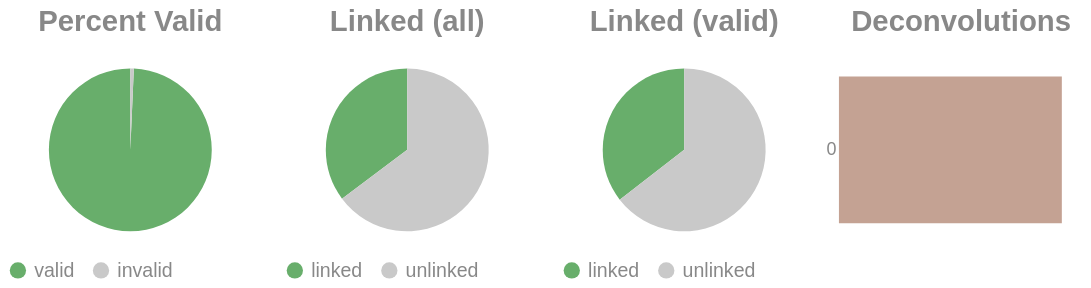

The notebook cell saved with this chart:
### Code cell
if SKIPLR:
    pass
else:
    clash = Counter()
    for i in valids['molecule'].to_list():
        _mol = i.split("-")
        if len(_mol) == 1:
            clash.update('0')
        else:
            clash.update(_mol[-1])

    _d = {"deconvolutions": [], 'count': []}
    for k,v in clash.items():
        _d['deconvolutions'].append(k)
        _d['count'].append(v)

    tot_valid = valids['reads'].sum()
    mask = valids['reads'] >= 2
    n_linked_reads = valids.filter(mask)['reads'].sum()
    if n_linked_reads == 0:
        print_html("No linked molecules (>=2 reads) were detected; skipping linked-only distributions.")
        SKIPLR = True
    else:
        perc_valid = round(tot_valid / n_reads, 4)
        linked_perc_abs = round(n_linked_reads / n_reads, 4)
        linked_perc = round(n_linked_reads / tot_valid, 4)

    _valid = pl.DataFrame({"valids": ['valid', 'invalid'], "count": [tot_valid, n_reads - tot_valid]})
    _linked_abs = pl.DataFrame({"linked (absolute)": ['linked', 'unlinked'], "count": [n_linked_reads, n_reads - n_linked_reads]})
    _linked_rel = pl.DataFrame({"linked (valids)": ['linked', 'unlinked'], "count": [n_linked_reads, tot_valid - n_linked_reads]})

    (
        alt.hconcat(
            piechart(_valid, goodval = 'valid', title = "Percent Valid"),
            piechart(_linked_abs, goodval = "linked", title =  "Linked (all)"),
            piechart(_linked_rel, goodval = "linked", title =  "Linked (valid)"),
            convolutionbar(pl.DataFrame(_d), title = "Deconvolutions"),
            center = True,
            bounds = 'flush'
        )
        .resolve_scale(color='independent')
        .resolve_legend('independent')
        .properties(usermeta={'embedOptions': {"actions": False}})
    ).display()

### Figure 1 — Vega-Lite specification as saved in the notebook (floating-point values rounded to 4 significant figures)
{"width": "container", "height": 400, "config": {"title": {"anchor": "start", "dy": -15, "fontSize": 18, "color": "#888888", "subtitleColor": "#888888", "subtitleFontSize": 14}, "arc": {"fill": "#0072B2"}, "axis": {"domainColor": "#888888", "domainWidth": 0.5, "gridWidth": 0.2, "grid": false, "titleFontWeight": 400, "titleFontSize": 15, "labelFontSize": 11, "labelColor": "#888888", "tickColor": "#888888", "tickWidth": 0.2, "titleColor": "#888888"}, "axisBand": {"grid": false}, "axisX": {"grid": true, "tickSize": 10, "domainCap": "round"}, "axisY": {"domain": false, "grid": true, "tickSize": 0, "domainCap": "round"}, "background": "transparent", "header": {"labelFontSize": 15, "labelColor": "#888888", "titleFontSize": 15, "titleFontWeight": 600, "titleColor": "#888888"}, "legend": {"labelFont": "sans-serif", "labelFontSize": 12, "labelColor": "#888888", "symbolSize": 100, "symbolType": "circle", "titleFontSize": 12, "titlePadding": 10, "titleColor": "#888888", "title": null}, "range": {"category": ["#E69F00", "#56B4E9", "#009E73", "#F0E442", "#0072B2", "#D55E00", "#CC79A7", "#000000"], "diverging": ["#cfe8f3", "#a2d4ec", "#73bfe2", "#46abdb", "#1696d2", "#12719e"]}, "area": {"fill": "#0072B2", "fillOpacity": 0.7, "line": true, "strokeOpacity": 0.7}, "line": {"color": "#0072B2", "stroke": "#0072B2", "strokeWidth": 2}, "trail": {"color": "#0072B2", "stroke": "#0072B2", "strokeWidth": 0, "size": 1}, "point": {"filled": true, "fillOpacity": 1.0, "size": 95}, "text": {"color": "#888888", "fontSize": 11, "align": "right", "fontWeight": 400, "size": 11}, "bar": {"fill": "#0072B2", "stroke": null}, "view": {"stroke": null, "continuousWidth": 660, "continuousHeight": 400}}, "hconcat": [{"data": {"name": "data-f042af4f7a99fc098725b0821c43776a"}, "mark": {"type": "arc"}, "encoding": {"color": {"field": "valids", "legend": {"orient": "bottom", "title": null}, "scale": {"domain": ["valid", "invalid"], "range": ["#68ae6b", "#C9C9C9"]}, "title": "Valids", "type": "nominal"}, "theta": {"field": "count", "type": "quantitative"}, "tooltip": [{"field": "valids", "title": "Valids", "type": "ordinal"}, {"field": "percent", "format": ".2%", "title": "Percent", "type": "quantitative"}, {"field": "count", "title": "Count", "type": "quantitative"}]}, "height": 100, "title": {"text": "Percent Valid", "align": "center", "anchor": "middle"}, "transform": [{"calculate": "datum.count / 11619995", "as": "percent"}], "width": 150}, {"data": {"name": "data-c384f9fbc8168e626774103dff6e16d3"}, "mark": {"type": "arc"}, "encoding": {"color": {"field": "linked (absolute)", "legend": {"orient": "bottom", "title": null}, "scale": {"domain": ["linked", "unlinked"], "range": ["#68ae6b", "#C9C9C9"]}, "title": "Linked (Absolute)", "type": "nominal"}, "theta": {"field": "count", "type": "quantitative"}, "tooltip": [{"field": "linked (absolute)", "title": "Linked (Absolute)", "type": "ordinal"}, {"field": "percent", "format": ".2%", "title": "Percent", "type": "quantitative"}, {"field": "count", "title": "Count", "type": "quantitative"}]}, "height": 100, "title": {"text": "Linked (all)", "align": "center", "anchor": "middle"}, "transform": [{"calculate": "datum.count / 11619995", "as": "percent"}], "width": 150}, {"data": {"name": "data-0c779bbe8623ca70bc1d5da4b940ee70"}, "mark": {"type": "arc"}, "encoding": {"color": {"field": "linked (valids)", "legend": {"orient": "bottom", "title": null}, "scale": {"domain": ["linked", "unlinked"], "range": ["#68ae6b", "#C9C9C9"]}, "title": "Linked (Valids)", "type": "nominal"}, "theta": {"field": "count", "type": "quantitative"}, "tooltip": [{"field": "linked (valids)", "title": "Linked (Valids)", "type": "ordinal"}, {"field": "percent", "format": ".2%", "title": "Percent", "type": "quantitative"}, {"field": "count", "title": "Count", "type": "quantitative"}]}, "height": 100, "title": {"text": "Linked (valid)", "align": "center", "anchor": "middle"}, "transform": [{"calculate": "datum.count / 11539848", "as": "percent"}], "width": 150}, {"data": {"name": "data-5dabb58214552907714e48bd26a8140f"}, "mark": {"type": "bar"}, "encoding": {"color": {"field": "deconvolutions", "legend": null, "scale": {"scheme": "lightgreyred"}, "type": "nominal"}, "tooltip": [{"field": "deconvolutions", "title": "Deconvolutions", "type": "ordinal"}, {"field": "percent", "format": ".2%", "title": "Percent", "type": "quantitative"}, {"field": "count", "title": "Count", "type": "quantitative"}], "x": {"axis": null, "field": "count", "type": "quantitative"}, "y": {"field": "deconvolutions", "sort": "ascending", "title": null, "type": "nominal"}}, "height": 100, "title": {"text": "Deconvolutions", "align": "center", "anchor": "middle"}, "transform": [{"calculate": "datum.count / 9122144", "as": "percent"}], "width": 150}], "bounds": "flush", "center": true, "resolve": {"legend": {"angle": "independent"}, "scale": {"color": "independent"}}, "usermeta": {"embedOptions": {"actions": false}}, "$schema": "https://vega.github.io/schema/vega-lite/v6.1.0.json", "datasets": {"data-f042af4f7a99fc098725b0821c43776a": [{"valids": "valid", "count": 11539848}, {"valids": "invalid", "count": 80147}], "data-c384f9fbc8168e626774103dff6e16d3": [{"linked (absolute)": "linked", "count": 4092922}, {"linked (absolute)": "unlinked", "count": 7527073}], "data-0c779bbe8623ca70bc1d5da4b940ee70": [{"linked (valids)": "linked", "count": 4092922}, {"linked (valids)": "unlinked", "count": 7446926}], "data-5dabb58214552907714e48bd26a8140f": [{"deconvolutions": "0", "count": 9122144}]}}
